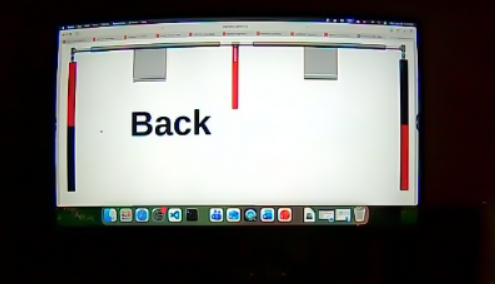
#> input picture src/marv_vision/resource/gate_pic.png, 495 x 284 px
$ python -i prequal_cv.py   (imports and definitions only)
#> lines starting #> are read from the running program, lines starting #| are printed output that depends on the picture; after the words box and inside, x2 and y2 are one past the last pixel; in counts of white or black regions, pixels touching at a corner belong together
"""OpenCV pre-qual detectors (EagleAUV ros2_ws patterns).

Gate: split red/black outer legs (RoboSub checkerboard gate), 2x2 panel, or leg pair.
Marker: Rust-Oleum Neon Orange pole.
"""

from pathlib import Path

import cv2
import numpy as np
import yaml

DEFAULT_CONFIG = {
    'marker_h_low': 5,
    'marker_h_high': 24,
    'marker_s_min': 120,
    'marker_v_min': 110,
    'marker_min_height_frac': 0.12,
    'marker_min_aspect': 1.4,
    'yellow_h_low': 5,
    'yellow_h_high': 24,
    'yellow_s_min': 120,
    'yellow_v_min': 110,
    'yellow_min_height_frac': 0.12,
    'yellow_min_aspect': 1.4,
    'gate_v_max': 95,
    'gate_s_max': 255,
    'gate_roi_top_frac': 0.0,
    'red_h_low1': 0,
    'red_h_high1': 12,
    'red_h_low2': 168,
    'red_h_high2': 180,
    'red_s_min': 70,
    'red_v_min': 60,
    'leg_min_height_px': 25,
    'leg_min_width_frac': 0.12,
    'leg_min_aspect': 1.5,
    'full_min_width_frac': 0.12,
    'full_min_aspect': 0.45,
    'pair_min_separation_frac': 0.16,
    'task1_pair_min_separation_frac': 0.18,
    'pair_height_ratio_min': 0.50,
    'pair_vertical_delta_frac': 0.45,
    'pair_min_width_height_ratio': 0.60,
    'checker_min_area_frac': 0.015,
    'checker_min_aspect': 0.35,
    'checker_max_aspect': 2.8,
    'checker_quad_min_fill': 0.10,
    'leg_split_min_fill': 0.18,
    'leg_dilate_width_px': 11,
    'blue_h_low': 85,
    'blue_h_high': 125,
    'blue_scene_min_frac': 0.30,
    'blue_screen_min_frac': 0.18,
    'blue_gate_r_delta': 22,
    'blue_gate_g_max': 155,
    'blue_gate_col_fill_min': 0.06,
    'blue_gate_min_run_width_frac': 0.04,
    'blue_gate_min_gap_frac': 0.10,
    'blue_gate_vert_close_px': 15,
    'min_confidence': 0.20,
}


def load_prequal_cv_config(config_path=None):
  cfg = dict(DEFAULT_CONFIG)
  if not config_path:
    return cfg
  path = Path(config_path)
  if not path.is_file():
    return cfg
  with path.open(encoding='utf-8') as handle:
    data = yaml.safe_load(handle) or {}
  section = data.get('prequal_cv', data)
  cfg.update({k: section[k] for k in cfg if k in section})
  # Legacy yellow_* keys fill marker_* when only yellow is set in YAML.
  for key in ('h_low', 'h_high', 's_min', 'v_min', 'min_height_frac', 'min_aspect'):
    marker_key = f'marker_{key}'
    yellow_key = f'yellow_{key}'
    if yellow_key in section and marker_key not in section:
      cfg[marker_key] = section[yellow_key]
  return cfg


# [46 lines left out: functions _bbox_confidence, _box_to_xyxy, _gate_detection_from_target, not called in this run]


def _black_mask(hsv, cfg, bgr=None):
  mask = cv2.inRange(
      hsv,
      np.array([0, 0, 0]),
      np.array([180, cfg['gate_s_max'], cfg['gate_v_max']]),
  )
  if bgr is None:
    return mask
  gray = cv2.cvtColor(bgr, cv2.COLOR_BGR2GRAY)
  _, dark = cv2.threshold(
      gray, int(cfg['gate_v_max']), 255, cv2.THRESH_BINARY_INV)
  b_chan, g_chan, r_chan = cv2.split(bgr)
  max_c = np.maximum(np.maximum(b_chan, g_chan), r_chan)
  _, ch_dark = cv2.threshold(
      max_c, int(cfg['gate_v_max']), 255, cv2.THRESH_BINARY_INV)
  return cv2.bitwise_or(mask, cv2.bitwise_and(dark, ch_dark))


def _red_mask(hsv, cfg, bgr=None):
  low = cv2.inRange(
      hsv,
      np.array([cfg['red_h_low1'], cfg['red_s_min'], cfg['red_v_min']]),
      np.array([cfg['red_h_high1'], 255, 255]),
  )
  high = cv2.inRange(
      hsv,
      np.array([cfg['red_h_low2'], cfg['red_s_min'], cfg['red_v_min']]),
      np.array([cfg['red_h_high2'], 255, 255]),
  )
  mask = cv2.bitwise_or(low, high)
  if bgr is None:
    return mask
  b_chan, g_chan, r_chan = cv2.split(bgr)
  rg = cv2.subtract(r_chan, g_chan)
  rb = cv2.subtract(r_chan, b_chan)
  _, rg_ok = cv2.threshold(rg, 25, 255, cv2.THRESH_BINARY)
  _, rb_ok = cv2.threshold(rb, 25, 255, cv2.THRESH_BINARY)
  red_dom = cv2.bitwise_and(rg_ok, rb_ok)
  return cv2.bitwise_or(mask, red_dom)


def _gate_color_mask(frame, hsv, cfg):
  """Red + black regions with horizontal dilation to merge split leg halves."""
  mask = cv2.bitwise_or(
      _black_mask(hsv, cfg, frame), _red_mask(hsv, cfg, frame))
  kw = max(3, int(cfg.get('leg_dilate_width_px', 11)))
  kernel = cv2.getStructuringElement(cv2.MORPH_RECT, (kw, 3))
  mask = cv2.dilate(mask, kernel, iterations=1)
  return _morph_mask(mask)


# [25 lines left out: function _blue_screen_mask, not called in this run]


def _is_blue_screen_scene(hsv, cfg):
  blue = cv2.inRange(
      hsv,
      np.array([cfg['blue_h_low'], 70, 60]),
      np.array([cfg['blue_h_high'], 255, 255]),
  )
  frac = float(np.count_nonzero(blue)) / float(blue.size)
  return frac >= float(cfg['blue_scene_min_frac'])


# [51 lines left out: functions _blue_screen_gate_pixels, _column_fill_runs, _box_from_column_run, not called in this run]


def _detect_blue_screen_gate(frame, cfg):
  """Gate on solid blue TV/tank background (bench): two vertical side columns + opening."""
  h, w = frame.shape[:2]
  hsv = cv2.cvtColor(frame, cv2.COLOR_BGR2HSV)
  if not _is_blue_screen_scene(hsv, cfg):
    return None
  blue_mask = _blue_screen_mask(hsv, cfg)
  if blue_mask is None:
    return None
  gate_mask = _blue_screen_gate_pixels(frame, blue_mask, cfg)
  y_margin = int(h * 0.08)
  band = gate_mask[y_margin:h - y_margin, :]
  col_fill = band.sum(axis=0) / 255.0 / max(band.shape[0], 1)
  runs = _column_fill_runs(col_fill, w, cfg)
  if len(runs) < 2:
    return None
  min_gap = w * float(cfg['blue_gate_min_gap_frac'])
  left_run, right_run = runs[0], runs[-1]
  gap = right_run[0] - left_run[1]
  if gap < min_gap:
    return None
  left = _box_from_column_run(gate_mask, left_run[0], left_run[1])
  right = _box_from_column_run(gate_mask, right_run[0], right_run[1])
  if left is None or right is None:
    return None
  min_h = h * 0.12
  if left['height'] < min_h or right['height'] < min_h:
    return None
  return {
      'area': left['area'] + right['area'],
      'center_x': (left['center_x'] + right['center_x']) / 2.0,
      'center_y': (min(left['y'], right['y']) + max(
          left['y'] + left['height'], right['y'] + right['height'])) / 2.0,
      'boxes': [left, right],
      'source': 'blue_screen_gate',
  }


def _morph_mask(mask):
  kernel = np.ones((5, 5), np.uint8)
  mask = cv2.morphologyEx(mask, cv2.MORPH_OPEN, kernel)
  return cv2.morphologyEx(mask, cv2.MORPH_CLOSE, kernel)


def _contour_boxes(mask, width, cfg, min_area=80.0):
  contours, _ = cv2.findContours(mask, cv2.RETR_EXTERNAL, cv2.CHAIN_APPROX_SIMPLE)
  boxes = []
  for contour in contours:
    area_px = cv2.contourArea(contour)
    if area_px < min_area:
      continue
    x, y, bw, bh = cv2.boundingRect(contour)
    boxes.append({
        'area': area_px,
        'x': x,
        'y': y,
        'width': bw,
        'height': bh,
        'center_x': x + bw / 2.0,
        'center_y': y + bh / 2.0,
    })
  return boxes


def _cluster_vertical_panels(candidates, image_width):
  clusters = []
  max_center_delta = max(12.0, image_width * 0.04)
  for candidate in sorted(candidates, key=lambda item: item['center_x']):
    match = None
    for cluster in clusters:
      if abs(candidate['center_x'] - cluster['center_x']) <= max_center_delta:
        match = cluster
        break
    if match is None:
      clusters.append(candidate.copy())
      continue
    x_min = min(match['x'], candidate['x'])
    y_min = min(match['y'], candidate['y'])
    x_max = max(match['x'] + match['width'], candidate['x'] + candidate['width'])
    y_max = max(match['y'] + match['height'], candidate['y'] + candidate['height'])
    match['area'] += candidate['area']
    match['x'] = x_min
    match['y'] = y_min
    match['width'] = x_max - x_min
    match['height'] = y_max - y_min
    match['center_x'] = x_min + match['width'] / 2.0
    match['center_y'] = y_min + match['height'] / 2.0
  return [
      c for c in clusters
      if c['height'] >= 25 and c['height'] > c['width'] * 1.2
  ]


def _select_outer_panel_pair(clusters, image_width, min_sep_frac):
  if len(clusters) < 2:
    return None
  best_pair = None
  best_sep = 0.0
  for left in clusters:
    for right in clusters:
      if left is right or left['center_x'] >= right['center_x']:
        continue
      separation = right['center_x'] - left['center_x']
      if separation < image_width * min_sep_frac:
        continue
      if separation > best_sep:
        best_sep = separation
        best_pair = (left, right)
  if best_pair is None:
    return None
  left, right = best_pair
  return {
      'area': left['area'] + right['area'],
      'center_x': (left['center_x'] + right['center_x']) / 2.0,
      'center_y': (min(left['y'], right['y']) + max(
          left['y'] + left['height'], right['y'] + right['height'])) / 2.0,
      'boxes': [left, right],
      'source': 'red_black_outer_panel_pair',
  }


# [46 lines left out: functions _panel_red_black_labels, _region_color_label, _leg_vertical_split_colors, not called in this run]


def _is_split_rb_leg(hsv, box, cfg, bgr=None):
  top, bottom = _leg_vertical_split_colors(hsv, box, cfg, bgr)
  return top in ('R', 'B') and bottom in ('R', 'B') and top != bottom


# [19 lines left out: function _is_competition_gate_pair, not called in this run]


def _quadrant_color_label(hsv_quad, cfg, bgr_quad=None):
  """Classify one checkerboard cell as red, black, or unknown."""
  if hsv_quad.size == 0:
    return '?'
  red_px = cv2.countNonZero(_red_mask(hsv_quad, cfg, bgr_quad))
  black_px = cv2.countNonZero(_black_mask(hsv_quad, cfg, bgr_quad))
  total = float(hsv_quad.shape[0] * hsv_quad.shape[1])
  min_fill = float(cfg.get('checker_quad_min_fill', 0.12))
  if red_px < total * min_fill and black_px < total * min_fill:
    return '?'
  if red_px > black_px * 1.15:
    return 'R'
  if black_px > red_px * 1.15:
    return 'B'
  return '?'


def _is_checkerboard_4sq(hsv, x1, y1, x2, y2, cfg, bgr=None):
  """True when ROI is a 2x2 red/black checker (four squares, half each color)."""
  roi = hsv[y1:y2, x1:x2]
  roi_bgr = bgr[y1:y2, x1:x2] if bgr is not None else None
  if roi.size == 0:
    return False
  h, w = roi.shape[:2]
  if h < 24 or w < 24:
    return False
  mid_x, mid_y = w // 2, h // 2
  quads_hsv = (
      roi[0:mid_y, 0:mid_x],
      roi[0:mid_y, mid_x:w],
      roi[mid_y:h, 0:mid_x],
      roi[mid_y:h, mid_x:w],
  )
  if roi_bgr is not None:
    quads_bgr = (
        roi_bgr[0:mid_y, 0:mid_x],
        roi_bgr[0:mid_y, mid_x:w],
        roi_bgr[mid_y:h, 0:mid_x],
        roi_bgr[mid_y:h, mid_x:w],
    )
    labels = [
        _quadrant_color_label(qh, cfg, qb)
        for qh, qb in zip(quads_hsv, quads_bgr)]
  else:
    labels = [_quadrant_color_label(q, cfg) for q in quads_hsv]
  if labels.count('?') > 0:
    return False
  if labels.count('R') != 2 or labels.count('B') != 2:
    return False
  # Opposite corners match: TL==BR and TR==BL (either orientation).
  return labels[0] == labels[3] and labels[1] == labels[2] and labels[0] != labels[1]


def _detect_checkerboard_gate(frame, cfg):
  """Find gate panel with 2x2 red/black checkerboard (four squares)."""
  h, w = frame.shape[:2]
  hsv = cv2.cvtColor(frame, cv2.COLOR_BGR2HSV)
  gate_mask = _gate_color_mask(frame, hsv, cfg)
  min_area = w * h * float(cfg.get('checker_min_area_frac', 0.015))
  min_aspect = float(cfg.get('checker_min_aspect', 0.35))
  max_aspect = float(cfg.get('checker_max_aspect', 2.8))

  best = None
  best_area = 0.0
  for box in _contour_boxes(gate_mask, w, cfg, min_area=min_area):
    bw, bh = box['width'], box['height']
    aspect = bw / max(bh, 1)
    if aspect < min_aspect or aspect > max_aspect:
      continue
    x1, y1 = int(box['x']), int(box['y'])
    x2, y2 = x1 + int(bw), y1 + int(bh)
    if not _is_checkerboard_4sq(hsv, x1, y1, x2, y2, cfg, frame):
      continue
    if box['area'] > best_area:
      best_area = box['area']
      best = {
          'area': box['area'],
          'center_x': box['center_x'],
          'center_y': box['center_y'],
          'boxes': [box],
          'source': 'checkerboard_4sq',
      }
  return best


def _vertical_leg_candidates(frame, hsv, cfg, w, h):
  gate_mask = _gate_color_mask(frame, hsv, cfg)
  min_h = max(cfg['leg_min_height_px'], h * 0.10)
  candidates = [
      b for b in _contour_boxes(gate_mask, w, cfg, min_area=80.0)
      if b['height'] >= min_h and b['height'] > b['width'] * 1.1
  ]
  return _cluster_vertical_panels(candidates, w)


def _detect_split_leg_gate_pair(frame, cfg):
  """RoboSub gate back view: left leg R/B, right leg B/R; ignore center red pole."""
  h, w = frame.shape[:2]
  hsv = cv2.cvtColor(frame, cv2.COLOR_BGR2HSV)
  split_legs = [
      c for c in _vertical_leg_candidates(frame, hsv, cfg, w, h)
      if _is_split_rb_leg(hsv, c, cfg, frame)]
  if len(split_legs) < 2:
    return None
  split_legs.sort(key=lambda c: c['center_x'])
  left, right = split_legs[0], split_legs[-1]
  separation = right['center_x'] - left['center_x']
  if separation < w * cfg['task1_pair_min_separation_frac']:
    return None
  target = {
      'area': left['area'] + right['area'],
      'center_x': (left['center_x'] + right['center_x']) / 2.0,
      'center_y': (min(left['y'], right['y']) + max(
          left['y'] + left['height'], right['y'] + right['height'])) / 2.0,
      'boxes': [left, right],
      'source': 'split_leg_pair',
  }
  if not _is_competition_gate_pair(target, frame, cfg):
    return None
  return target


def detect_gate(frame, cfg):
  """Pre-qual gate: blue-screen bench, split legs, checkerboard, or leg pair."""
  h, w = frame.shape[:2]
  hsv = cv2.cvtColor(frame, cv2.COLOR_BGR2HSV)

  target = _detect_blue_screen_gate(frame, cfg)

  if target is None:
    target = _detect_split_leg_gate_pair(frame, cfg)

  if target is None:
    target = _detect_checkerboard_gate(frame, cfg)

  if target is None:
    clusters = _vertical_leg_candidates(frame, hsv, cfg, w, h)
    target = _select_outer_panel_pair(
        clusters, w, cfg['task1_pair_min_separation_frac'])
    if target is not None and not _is_competition_gate_pair(target, frame, cfg):
      target = None

  if target is None:
    return None

  det = _gate_detection_from_target(target, w, h, 'gate')
  if det['confidence'] < cfg['min_confidence']:
    return None
  return det


# [20 lines left out: function gate_debug_overlay, not called in this run]


def detect_neon_orange_marker(frame, cfg):
  """Rust-Oleum Neon Orange vertical marker pole."""
  h, w = frame.shape[:2]
  hsv = cv2.cvtColor(frame, cv2.COLOR_BGR2HSV)
  h_low = cfg.get('marker_h_low', cfg['yellow_h_low'])
  h_high = cfg.get('marker_h_high', cfg['yellow_h_high'])
  s_min = cfg.get('marker_s_min', cfg['yellow_s_min'])
  v_min = cfg.get('marker_v_min', cfg['yellow_v_min'])
  min_h_frac = cfg.get('marker_min_height_frac', cfg['yellow_min_height_frac'])
  min_aspect = cfg.get('marker_min_aspect', cfg['yellow_min_aspect'])
  mask = cv2.inRange(
      hsv,
      np.array([h_low, s_min, v_min]),
      np.array([h_high, 255, 255]),
  )
  kernel = cv2.getStructuringElement(cv2.MORPH_RECT, (5, 5))
  mask = cv2.morphologyEx(mask, cv2.MORPH_OPEN, kernel, iterations=2)
  mask = cv2.morphologyEx(mask, cv2.MORPH_CLOSE, kernel, iterations=2)

  contours, _ = cv2.findContours(mask, cv2.RETR_EXTERNAL, cv2.CHAIN_APPROX_SIMPLE)
  min_h = h * min_h_frac
  best_box = None
  best_score = 0.0

  for cnt in contours:
    x, y, bw, bh = cv2.boundingRect(cnt)
    if bh < min_h or bw < 4:
      continue
    aspect = bh / max(bw, 1)
    if aspect < min_aspect:
      continue
    score = bh * aspect
    if score > best_score:
      best_score = score
      best_box = (x, y, x + bw, y + bh)

  if best_box is None:
    return None

  x1, y1, x2, y2 = best_box
  conf = _bbox_confidence(mask, x1, y1, x2, y2)
  if conf < cfg['min_confidence']:
    return None

  area_norm = float((x2 - x1) * (y2 - y1)) / float(w * h)
  return {
      'class_name': 'neon_orange',
      'confidence': min(0.99, conf),
      'xyxy': [float(x1), float(y1), float(x2), float(y2)],
      'x': (x1 + x2) / 2.0 / max(float(w), 1.0),
      'y': (y1 + y2) / 2.0 / max(float(h), 1.0),
      'area': area_norm,
  }


# [8 lines left out: function detect_yellow_pole, not called in this run]


def process_prequal_cv(frame, config_path=None, min_confidence=None):
  if frame is None:
    return []
  cfg = load_prequal_cv_config(config_path)
  if min_confidence is not None:
    cfg['min_confidence'] = float(min_confidence)

  detections = []
  gate = detect_gate(frame, cfg)
  if gate is not None:
    detections.append(gate)
  pole = detect_neon_orange_marker(frame, cfg)
  if pole is not None:
    detections.append(pole)
  return detections

>>> import cv2
>>> picture = cv2.imread('../../resource/gate_pic.png')
#> picture is the input picture: shape (284, 495, 3); mean B, G, R 104.4, 106.5, 108.1
>>> result = process_prequal_cv(picture)
#> in detect_gate, `hsv = cv2.cvtColor(frame, cv2.COLOR_BGR2HSV)`: hsv: shape (284, 495, 3); mean H, S, V 52.1, 126.4, 112.8
#> in _is_blue_screen_scene, `blue = cv2.inRange( hsv, np.array([cfg['blue_h_low'], 70, 60]), np.arr..`:
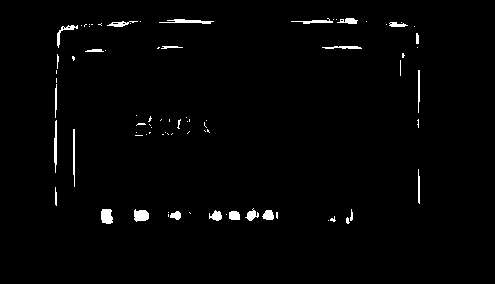
#> blue: shape (284, 495); 1.6% white; 80 white regions (55 under 20 px), largest, box (x1, y1, x2, y2) and area: (101, 209, 113, 224) 154, (134, 209, 149, 222) 152, (159, 19, 214, 24) 145
#> in _is_blue_screen_scene, `frac = float(np.count_nonzero(blue)) / float(blue.size)`: frac = 0.0161
#> in _black_mask, `mask = cv2.inRange( hsv, np.array([0, 0, 0]), np.array([180, cfg['gate..`: mask: shape (284, 495); 52.4% white; 42 black regions (29 under 20 px), largest, box (x1, y1, x2, y2) and area: (55, 19, 420, 225) 64378, (168, 207, 240, 224) 884, (102, 208, 117, 224) 196
#> in _black_mask, `_, dark = cv2.threshold( gray, int(cfg['gate_v_max']), 255, cv2.THRESH..`:
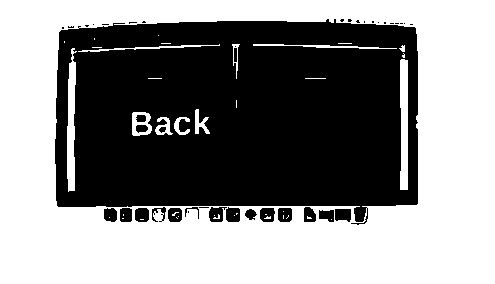
#> dark: shape (284, 495); 53.9% white; 41 black regions (22 under 20 px), largest, box (x1, y1, x2, y2) and area: (55, 19, 418, 225) 62412, (226, 207, 240, 222) 186, (335, 209, 351, 222) 183
#> in _black_mask, `max_c = np.maximum(np.maximum(b_chan, g_chan), r_chan)`:
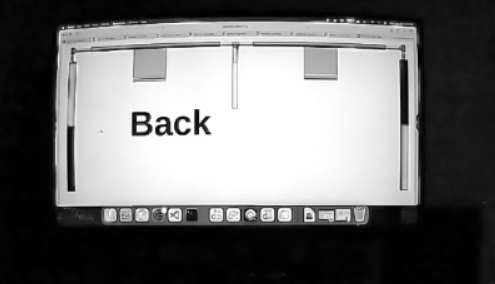
#> max_c: shape (284, 495); min 0, max 255, mean 112.8
#> in _red_mask, `low = cv2.inRange( hsv, np.array([cfg['red_h_low1'], cfg['red_s_min'],..`: low: shape (284, 495); 0.62% white; 26 white regions (19 under 20 px), largest, box (x1, y1, x2, y2) and area: (257, 209, 297, 225) 232, (232, 62, 236, 109) 138, (404, 124, 410, 158) 126
#> in _red_mask, `high = cv2.inRange( hsv, np.array([cfg['red_h_low2'], cfg['red_s_min']..`: high: shape (284, 495); 0.75% white; 16 white regions (12 under 20 px), largest, box (x1, y1, x2, y2) and area: (68, 63, 76, 127) 374, (401, 124, 409, 190) 332, (233, 45, 239, 109) 266, (162, 208, 167, 214) 20
#> in _red_mask, `mask = cv2.bitwise_or(low, high)`: mask: shape (284, 495); 1.4% white; 21 white regions (15 under 20 px), largest, box (x1, y1, x2, y2) and area: (401, 124, 410, 191) 534, (67, 62, 76, 127) 495, (232, 45, 239, 109) 405, (257, 209, 297, 225) 258, (358, 206, 369, 226) 73, (161, 206, 168, 215) 46
#> in _red_mask, `rg = cv2.subtract(r_chan, g_chan)`:
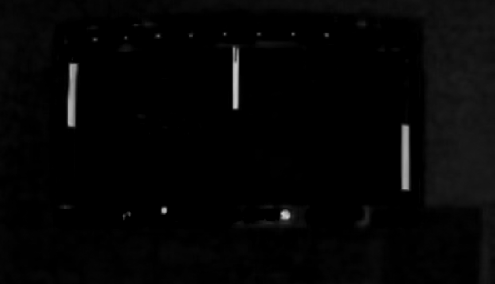
#> rg: shape (284, 495); min 0, max 205, mean 5.1
#> in _red_mask, `_, rg_ok = cv2.threshold(rg, 25, 255, cv2.THRESH_BINARY)`: rg_ok: shape (284, 495); 1.5% white; 28 white regions (21 under 20 px), largest, box (x1, y1, x2, y2) and area: (401, 124, 411, 191) 603, (67, 63, 79, 127) 592, (232, 45, 240, 110) 465
#> in _red_mask, `_, rb_ok = cv2.threshold(rb, 25, 255, cv2.THRESH_BINARY)`: rb_ok: shape (284, 495); 2.2% white; 41 white regions (22 under 20 px), largest, box (x1, y1, x2, y2) and area: (400, 123, 411, 192) 703, (66, 61, 77, 128) 619, (232, 42, 240, 110) 475
#> in _red_mask, `red_dom = cv2.bitwise_and(rg_ok, rb_ok)`: red_dom: shape (284, 495); 1.5% white; 23 white regions (16 under 20 px), largest, box (x1, y1, x2, y2) and area: (401, 124, 411, 191) 603, (67, 63, 77, 127) 544, (232, 45, 240, 110) 445
#> in _red_mask, `return cv2.bitwise_or(mask, red_dom)`: returned value: shape (284, 495); 1.6% white; 25 white regions (19 under 20 px), largest, box (x1, y1, x2, y2) and area: (401, 124, 411, 191) 603, (67, 62, 77, 127) 547, (232, 45, 240, 110) 447, (257, 209, 297, 225) 271, (358, 206, 369, 226) 80, (161, 206, 168, 215) 50
#> in _gate_color_mask, `mask = cv2.bitwise_or( _black_mask(hsv, cfg, frame), _red_mask(hsv, cf..`: mask: shape (284, 495); 53.8% white; 45 black regions (30 under 20 px), largest, box (x1, y1, x2, y2) and area: (55, 19, 420, 222) 62303, (168, 207, 240, 224) 884, (335, 209, 361, 225) 215
#> in _gate_color_mask, `mask = cv2.dilate(mask, kernel, iterations=1)`: mask: shape (284, 495); 61.9% white; 20 black regions (10 under 20 px), largest, box (x1, y1, x2, y2) and area: (60, 22, 413, 206) 53220, (340, 210, 346, 219) 54, (214, 208, 218, 221) 45
#> in _morph_mask, `mask = cv2.morphologyEx(mask, cv2.MORPH_OPEN, kernel)`: mask: shape (284, 495); 61.1% white; 12 black regions (6 under 20 px), largest, box (x1, y1, x2, y2) and area: (60, 22, 413, 221) 54456, (340, 210, 346, 219) 54, (140, 210, 145, 221) 45, (173, 210, 177, 221) 39, (322, 212, 329, 218) 36, (183, 123, 190, 128) 34
#> in _morph_mask, `return cv2.morphologyEx(mask, cv2.MORPH_CLOSE, kernel)`:
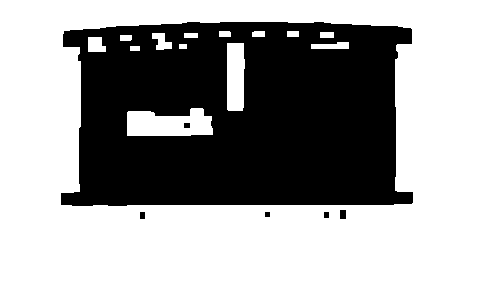
#> returned value: shape (284, 495); 61.6% white; 6 black regions, box (x1, y1, x2, y2) and area: (61, 22, 413, 206) 53835, (340, 210, 346, 219) 54, (140, 212, 145, 219) 35, (184, 123, 190, 128) 30, (324, 212, 329, 218) 30, (265, 212, 270, 217) 25
#> in _contour_boxes, `contours, _ = cv2.findContours(mask, cv2.RETR_EXTERNAL, cv2.CHAIN_APPR..`: contours = [[[0, 0], [0, 283], [494, 283], [494, 0]]]
#> the loop in _contour_boxes, `for contour in contours:` made 1 pass
#> (contour, area_px, x, y, bw, bh) on pass 1: ([[0, 0], [0, 283], [494, 283], [494, 0]], 139802, 0, 0, 495, 284)
#> after the loop in _contour_boxes, `for contour in contours:`: boxes = 1 item
#> in _vertical_leg_candidates, `candidates = [ b for b in _contour_boxes(gate_mask, w, cfg, min_area=8..`: candidates = []
#> the loop in _detect_checkerboard_gate, `for box in _contour_boxes(gate_mask, w, cfg, min_area=min_area):` made 1 pass
#> (bw, bh, aspect, x1, y1, x2, y2, h in _is_checkerboard_4sq) on pass 1: (495, 284, 1.74, 0, 0, 495, 284, 284)
#> pass 1, in _red_mask (call 3), `b_chan, g_chan, r_chan = cv2.split(bgr)`:
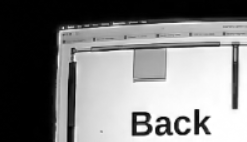
#> b_chan: shape (142, 247); min 0, max 255, mean 128.6
#> after the loop in _detect_checkerboard_gate, `for box in _contour_boxes(gate_mask, w, cfg, min_area=min_area):`: best_area = 0
#> in detect_gate, `clusters = _vertical_leg_candidates(frame, hsv, cfg, w, h)`: clusters = []
#> in detect_neon_orange_marker, `mask = cv2.inRange( hsv, np.array([h_low, s_min, v_min]), np.array([h_..`:
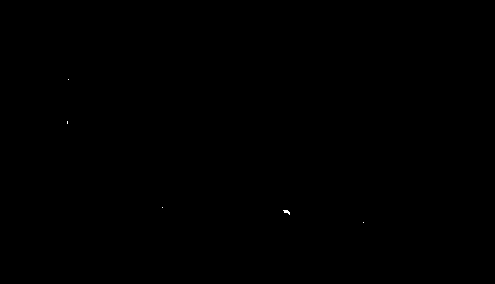
#> mask: shape (284, 495); 0.02% white in thin lines or dots, all inside (x1, y1, x2, y2) = (67, 79, 364, 223)
#> in detect_neon_orange_marker, `mask = cv2.morphologyEx(mask, cv2.MORPH_OPEN, kernel, iterations=2)`: mask: shape (284, 495); every value is 0
#> after the loop in detect_neon_orange_marker, `for cnt in contours:`: best_score = 0
#> result = []
